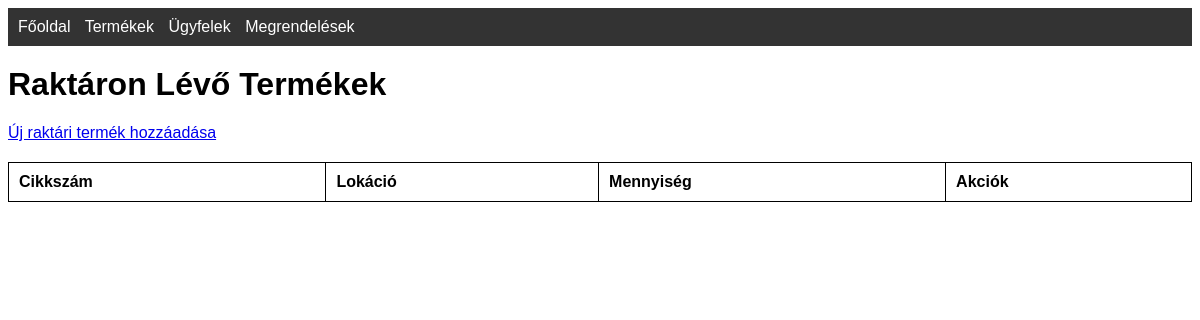
Page /stock on the earlier database version.
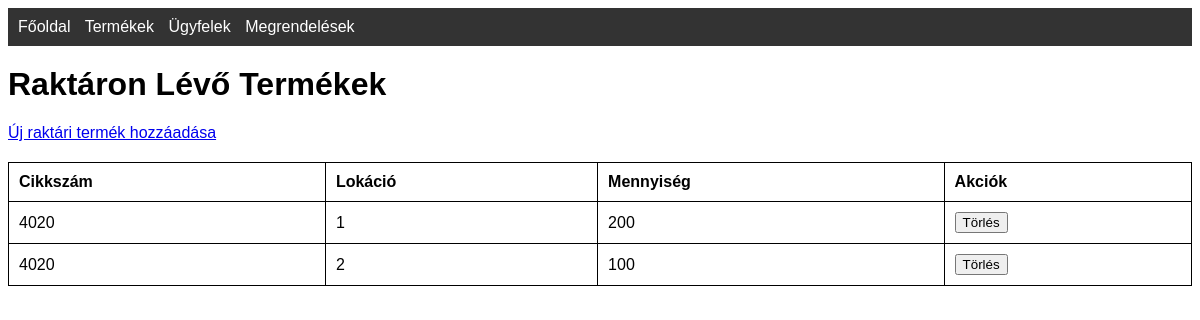
Same page on the later database version.
### tables this page shows
CREATE TABLE stock (
            id INTEGER PRIMARY KEY,
            cikkszam TEXT,
            lokacio TEXT,
            mennyiseg INTEGER,
            FOREIGN KEY (cikkszam) REFERENCES products(cikkszam) ON DELETE CASCADE
        );

CREATE TABLE products (
                    id INTEGER PRIMARY KEY,
                    cikkszam TEXT UNIQUE,
                    nev TEXT,
                    ar REAL,
                    suly REAL,
                    kategoria TEXT);

### app.py (the view)
@app.route('/stock')
def stock():
    conn = get_db_connection()
    stock = conn.execute('''SELECT stock.id, products.cikkszam, stock.lokacio, stock.mennyiseg
                            FROM stock
                            JOIN products ON stock.cikkszam = products.cikkszam''').fetchall()
    conn.close()
    return render_template('stock.html', stock=stock)

### app.py (called while the page is built)
def get_db_connection():
    conn = sqlite3.connect('database.db')
    conn.row_factory = sqlite3.Row
    return conn

### templates/stock.html (shortened to what this page needs)
<!DOCTYPE html>
<html lang="hu">
<head>
    <link rel="stylesheet" href="{{ url_for('static', filename='css/style.css') }}">
</head>
<body>
    <nav>
        <a href="{{ url_for('index') }}">Főoldal</a>
        <a href="{{ url_for('products') }}">Termékek</a>
        <a href="{{ url_for('customers') }}">Ügyfelek</a>
        <a href="{{ url_for('orders') }}">Megrendelések</a>
    </nav>
    <h1>Raktáron Lévő Termékek</h1>
    <a href="{{ url_for('add_stock') }}">Új raktári termék hozzáadása</a>
    <table>
        <thead>
            <tr>
                <th>Cikkszám</th>
                <th>Lokáció</th>
                <th>Mennyiség</th>
                <th>Akciók</th>
            </tr>
        </thead>
        <tbody>
            {% for item in stock %}
            <tr>
                <td>{{ item.cikkszam }}</td>
                <td>{{ item.lokacio }}</td>
                <td>{{ item.mennyiseg }}</td>
                <td>
                    <form action="{{ url_for('delete_stock', stock_id=item.id) }}" method="POST" style="display:inline;">
                        <button type="submit" onclick="return confirm('Biztosan törli a rekordot?');">Törlés</button>
                    </form>
                </td>
            </tr>
            {% endfor %}
        </tbody>
    </table>
</body>
</html>

Differences in the rows shown:
added stock: cikkszam "4020", lokacio "1", mennyiseg "200"
added stock: cikkszam "4020", lokacio "2", mennyiseg "100"
